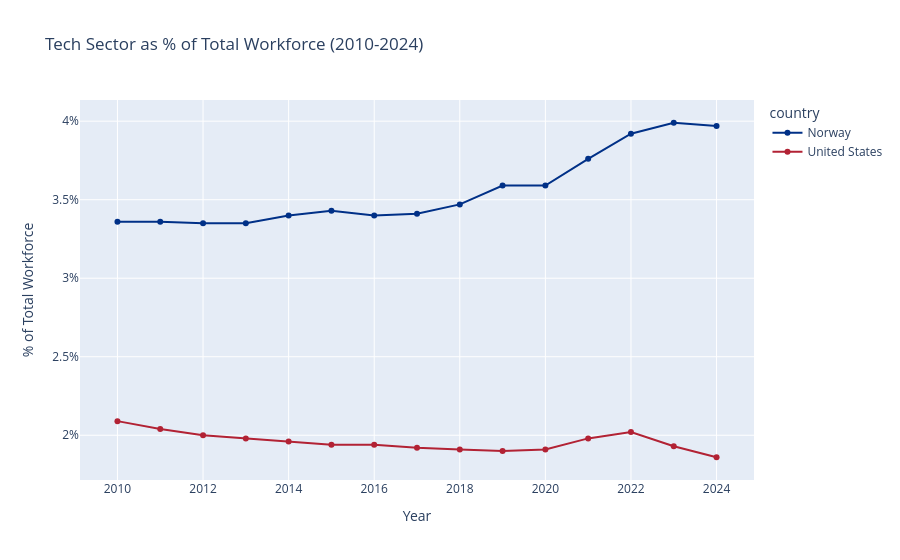

The notebook cell saved with this chart:
### Markdown cell above
## 5. Tech Employment Share

What percentage of each country's workforce works in tech?

### Code cell
tech_emp = employment[employment['industry'] == 'Technology'].copy()

fig = px.line(
    tech_emp,
    x='year', y='employment_pct', color='country',
    color_discrete_map={'Norway': '#003087', 'United States': '#B22234'},
    markers=True,
    title='Tech Sector as % of Total Workforce (2010-2024)',
    labels={'employment_pct': '% of Total Workforce', 'year': 'Year'}
)
fig.update_layout(yaxis_ticksuffix='%')
fig.show()

# Latest year
latest = tech_emp['year'].max()
print(f"\n{latest} tech employment share:")
print(tech_emp[tech_emp['year']==latest][['country','employment_pct','employment_count']].to_string(index=False))

### Figure 1 — Plotly figure (JSON) as saved in the notebook; plotly's stock layout.template omitted (floating-point values rounded to 4 significant figures)
{"data": [{"hovertemplate": "country=Norway<br>Year=%{x}<br>% of Total Workforce=%{y}<extra></extra>", "legendgroup": "Norway", "line": {"color": "#003087", "dash": "solid"}, "marker": {"symbol": "circle"}, "mode": "lines+markers", "name": "Norway", "orientation": "v", "showlegend": true, "type": "scatter", "x": [2010, 2011, 2012, 2013, 2014, 2015, 2016, 2017, 2018, 2019, 2020, 2021, 2022, 2023, 2024], "xaxis": "x", "y": [3.36, 3.36, 3.35, 3.35, 3.4, 3.43, 3.4, 3.41, 3.47, 3.59, 3.59, 3.76, 3.92, 3.99, 3.97], "yaxis": "y"}, {"hovertemplate": "country=United States<br>Year=%{x}<br>% of Total Workforce=%{y}<extra></extra>", "legendgroup": "United States", "line": {"color": "#B22234", "dash": "solid"}, "marker": {"symbol": "circle"}, "mode": "lines+markers", "name": "United States", "orientation": "v", "showlegend": true, "type": "scatter", "x": [2010, 2011, 2012, 2013, 2014, 2015, 2016, 2017, 2018, 2019, 2020, 2021, 2022, 2023, 2024], "xaxis": "x", "y": [2.09, 2.04, 2.0, 1.98, 1.96, 1.94, 1.94, 1.92, 1.91, 1.9, 1.91, 1.98, 2.02, 1.93, 1.86], "yaxis": "y"}], "layout": {"legend": {"title": {"text": "country"}, "tracegroupgap": 0}, "title": {"text": "Tech Sector as % of Total Workforce (2010-2024)"}, "xaxis": {"anchor": "y", "domain": [0, 1], "title": {"text": "Year"}}, "yaxis": {"anchor": "x", "domain": [0, 1], "ticksuffix": "%", "title": {"text": "% of Total Workforce"}}}}
